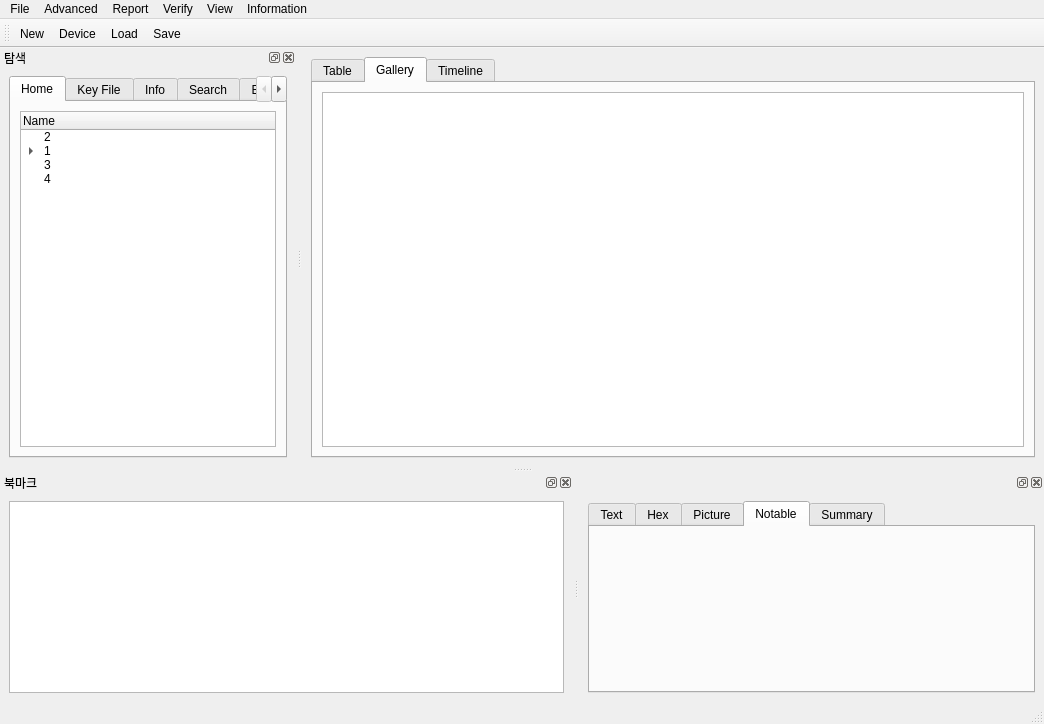
<?xml version="1.0" encoding="UTF-8"?>
<ui version="4.0">
 <class>MainWindow</class>
 <widget class="QMainWindow" name="MainWindow">
  <property name="geometry">
   <rect>
    <x>0</x>
    <y>0</y>
    <width>1044</width>
    <height>724</height>
   </rect>
  </property>
  <property name="windowTitle">
   <string>MainWindow</string>
  </property>
  <widget class="QWidget" name="centralwidget">
   <layout class="QGridLayout" name="gridLayout_2">
    <item row="0" column="0">
     <widget class="QTabWidget" name="tabWidget_2">
      <property name="currentIndex">
       <number>1</number>
      </property>
      <widget class="QWidget" name="tw_table">
       <attribute name="title">
        <string>Table</string>
       </attribute>
       <layout class="QGridLayout" name="gridLayout_3">
        <item row="0" column="0">
         <widget class="QTableView" name="tableView"/>
        </item>
       </layout>
      </widget>
      <widget class="QWidget" name="tw_gallery">
       <attribute name="title">
        <string>Gallery</string>
       </attribute>
       <layout class="QGridLayout" name="gridLayout_4">
        <item row="0" column="0">
         <widget class="QGraphicsView" name="graphicsView"/>
        </item>
       </layout>
      </widget>
      <widget class="QWidget" name="tw_timeline">
       <attribute name="title">
        <string>Timeline</string>
       </attribute>
       <layout class="QGridLayout" name="gridLayout_5">
        <item row="0" column="0">
         <widget class="QTableView" name="tableView_2"/>
        </item>
       </layout>
      </widget>
     </widget>
    </item>
   </layout>
  </widget>
  <widget class="QMenuBar" name="menubar">
   <property name="geometry">
    <rect>
     <x>0</x>
     <y>0</y>
     <width>1044</width>
     <height>26</height>
    </rect>
   </property>
   <widget class="QMenu" name="menuFile">
    <property name="title">
     <string>File</string>
    </property>
   </widget>
   <widget class="QMenu" name="menuAdvanced">
    <property name="title">
     <string>Advanced</string>
    </property>
   </widget>
   <widget class="QMenu" name="menuReport">
    <property name="title">
     <string>Report</string>
    </property>
   </widget>
   <widget class="QMenu" name="menuVerify">
    <property name="title">
     <string>Verify</string>
    </property>
   </widget>
   <widget class="QMenu" name="menuView">
    <property name="title">
     <string>View</string>
    </property>
   </widget>
   <widget class="QMenu" name="menuInformation">
    <property name="title">
     <string>Information</string>
    </property>
   </widget>
   <addaction name="menuFile"/>
   <addaction name="menuAdvanced"/>
   <addaction name="menuReport"/>
   <addaction name="menuVerify"/>
   <addaction name="menuView"/>
   <addaction name="menuInformation"/>
  </widget>
  <widget class="QStatusBar" name="statusbar"/>
  <widget class="QToolBar" name="toolBar">
   <property name="windowTitle">
    <string>toolBar</string>
   </property>
   <attribute name="toolBarArea">
    <enum>TopToolBarArea</enum>
   </attribute>
   <attribute name="toolBarBreak">
    <bool>false</bool>
   </attribute>
   <addaction name="actionNew"/>
   <addaction name="actionDevice"/>
   <addaction name="actionLoad"/>
   <addaction name="actionSave"/>
  </widget>
  <widget class="QDockWidget" name="dw_treeview">
   <property name="windowTitle">
    <string>탐색</string>
   </property>
   <attribute name="dockWidgetArea">
    <number>1</number>
   </attribute>
   <widget class="QWidget" name="dockWidgetContents_3">
    <layout class="QGridLayout" name="gridLayout_7">
     <item row="0" column="0">
      <widget class="QTabWidget" name="tabWidget_3">
       <property name="currentIndex">
        <number>0</number>
       </property>
       <widget class="QWidget" name="tw_home">
        <attribute name="title">
         <string>Home</string>
        </attribute>
        <layout class="QGridLayout" name="gridLayout_6">
         <item row="0" column="0">
          <widget class="QTreeWidget" name="treeWidget">
           <column>
            <property name="text">
             <string>Name</string>
            </property>
           </column>
           <item>
            <property name="text">
             <string>2</string>
            </property>
           </item>
           <item>
            <property name="text">
             <string>1</string>
            </property>
            <item>
             <property name="text">
              <string>1-1</string>
             </property>
             <item>
              <property name="text">
               <string>1-1-1</string>
              </property>
             </item>
            </item>
            <item>
             <property name="text">
              <string>1-2</string>
             </property>
            </item>
           </item>
           <item>
            <property name="text">
             <string>3</string>
            </property>
           </item>
           <item>
            <property name="text">
             <string>4</string>
            </property>
           </item>
          </widget>
         </item>
        </layout>
       </widget>
       <widget class="QWidget" name="tw_keyfile">
        <attribute name="title">
         <string>Key File</string>
        </attribute>
       </widget>
       <widget class="QWidget" name="tw_info">
        <attribute name="title">
         <string>Info</string>
        </attribute>
       </widget>
       <widget class="QWidget" name="tw_search">
        <attribute name="title">
         <string>Search</string>
        </attribute>
       </widget>
       <widget class="QWidget" name="tw_bookmark">
        <attribute name="title">
         <string>Bookmark</string>
        </attribute>
       </widget>
      </widget>
     </item>
    </layout>
   </widget>
  </widget>
  <widget class="QDockWidget" name="dw_notableview">
   <property name="windowTitle">
    <string>북마크</string>
   </property>
   <attribute name="dockWidgetArea">
    <number>8</number>
   </attribute>
   <widget class="QWidget" name="dockWidgetContents_4">
    <layout class="QGridLayout" name="gridLayout_8">
     <item row="0" column="0">
      <widget class="QTableView" name="tableView_3"/>
     </item>
    </layout>
   </widget>
  </widget>
  <widget class="QDockWidget" name="dw_contentsview">
   <attribute name="dockWidgetArea">
    <number>8</number>
   </attribute>
   <widget class="QWidget" name="dockWidgetContents_5">
    <layout class="QGridLayout" name="gridLayout_9">
     <item row="0" column="0">
      <widget class="QTabWidget" name="tabWidget_4">
       <property name="currentIndex">
        <number>3</number>
       </property>
       <widget class="QWidget" name="tw_text">
        <attribute name="title">
         <string>Text</string>
        </attribute>
       </widget>
       <widget class="QWidget" name="tw_hex">
        <attribute name="title">
         <string>Hex</string>
        </attribute>
       </widget>
       <widget class="QWidget" name="tw_picture">
        <attribute name="title">
         <string>Picture</string>
        </attribute>
       </widget>
       <widget class="QWidget" name="tw_notable">
        <attribute name="title">
         <string>Notable</string>
        </attribute>
       </widget>
       <widget class="QWidget" name="tw_summary">
        <attribute name="title">
         <string>Summary</string>
        </attribute>
       </widget>
      </widget>
     </item>
    </layout>
   </widget>
  </widget>
  <action name="actionNew">
   <property name="checkable">
    <bool>true</bool>
   </property>
   <property name="text">
    <string>New</string>
   </property>
  </action>
  <action name="actionDevice">
   <property name="checkable">
    <bool>true</bool>
   </property>
   <property name="text">
    <string>Device</string>
   </property>
  </action>
  <action name="actionLoad">
   <property name="checkable">
    <bool>true</bool>
   </property>
   <property name="text">
    <string>Load</string>
   </property>
  </action>
  <action name="actionSave">
   <property name="checkable">
    <bool>true</bool>
   </property>
   <property name="text">
    <string>Save</string>
   </property>
  </action>
 </widget>
 <resources/>
 <connections/>
</ui>
